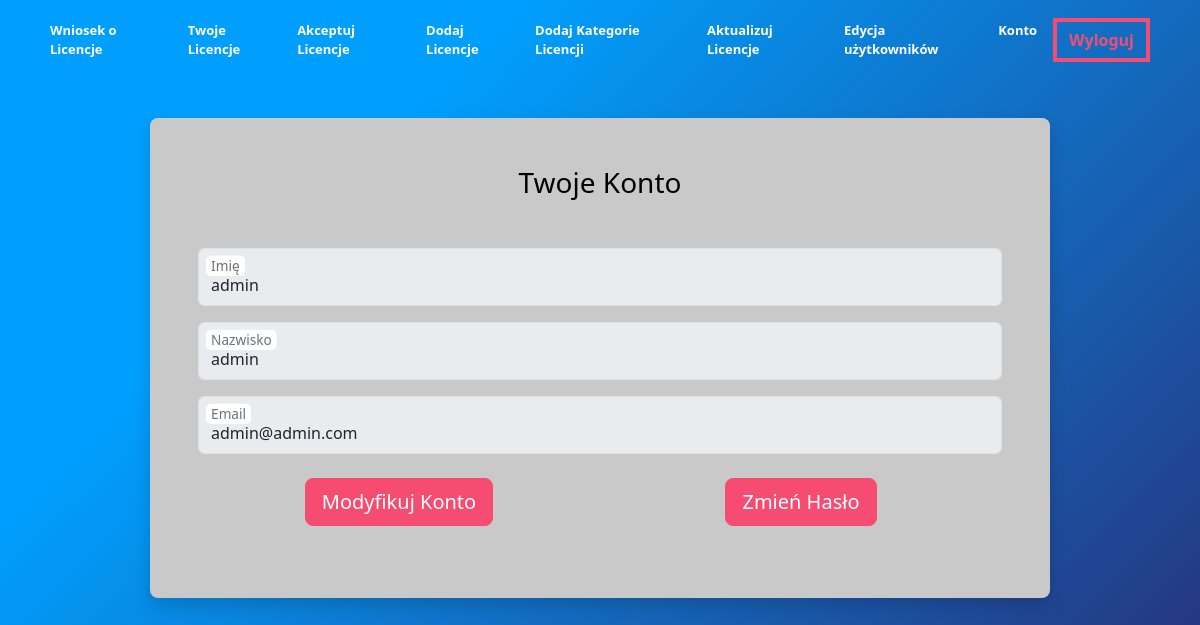
The page /ManageLicense/account.php (signed in) on the database its author committed.
### tables this page shows
CREATE TABLE `users` (
  `users_id` int(11) NOT NULL,
  `users_name` varchar(40) NOT NULL,
  `users_surename` varchar(40) NOT NULL,
  `users_email` varchar(60) NOT NULL,
  `users_pesel` varchar(15) NOT NULL,
  `users_pwd` varchar(60) NOT NULL,
  `users_role` varchar(15) NOT NULL
);

### ManageLicense/account.php (the view, shortened to what this page needs)
<?php
require_once('classes/Dbcon.php');
include "partials/header.php";
include "partials/menu.php";
?>
    <div class="col-lg-10 col-xl-9 mx-auto">
        <div class="card flex-row my-5 border-0 shadow rounded-3 overflow-hidden form-color">
            <div class="card-body p-4 p-sm-5">
                <h3 class="card-title text-center mb-5 fs-10 ">
                    Twoje Konto
                </h3>
                <form action="updateUser.php" method="POST">
                    <?php
                    $query1 = "SELECT * FROM users WHERE users_id=?";
                    $stmt = $connection->prepare($query1);
                    $stmt->execute(array($_SESSION['userid']));
                    $result = $stmt->fetchAll(PDO::FETCH_ASSOC);
                    foreach ($result as $row) {
                        ?>
                        <div class="form-floating mb-3">
                            <input name="name" value="<?php echo $row['users_name'] ?>" id="floatingName"
                                   placeholder="<?php echo $row['users_name'] ?>"
                                   class="form-control" disabled>
                            <label for="floatingName">Imię</label>
                        </div>
                        <div class="form-floating mb-3">
                            <input name="surename" value="<?php echo $row['users_surename'] ?>" id="floatingSurename"
                                   placeholder="<?php echo $row['users_surename'] ?>"
                                   class="form-control" disabled>
                            <label for="floatingSurename">Nazwisko</label>
                        </div>
                        <div class="form-floating mb-3">
                            <input name="email" value="<?php echo $row['users_email'] ?>" id="floatingEmail"
                                   placeholder="<?php echo $row['users_email'] ?>"
                                   class="form-control " disabled>
                            <label for="floatingEmail">Email</label>
                        </div>
                        <div class="container mt-4 mb-4">
                            <div class="row text-center">
                                <div class="col-12 col-md-6">
                                    <button type="submit" class="btn btn-lg btn-Main" name="modify"
                                            value="<?php echo $row['users_id']
                                            ?>">Modyfikuj Konto
                                    </button>
                                </div>
                                <div class="col-12 p-5 p-md-0 col-md-6">
                                    <button type="submit" class="btn btn-lg btn-Main" name="passw"
                                            value="<?php echo $row['users_id']
                                            ?>">Zmień Hasło
                                    </button>
                                </div>
                            </div>
                        </div>
                        <?php
                    }
                    ?>
                </form>
            </div>
        </div>
    </div>
<?php
include "partials/footer.php";
?>

### rows shown on the page
users: name "admin", surename "admin", email "admin@admin.com", $row['users_id'] 1 (drawn)
